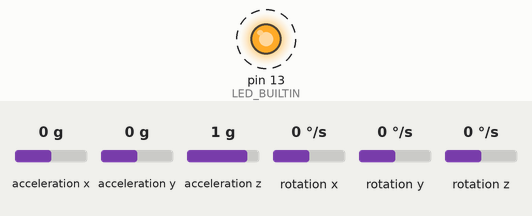
A sketch run on a simulated Arduino Leonardo, built with avr-gcc and run on an emulated ATmega32U4. On the bench: output pins drawn as LEDs (lit = HIGH). Wiring (inferred from the names in the program): MPU-6050 motion sensor at I2C address 0x68. Dashed ring = blinking. Inputs (shaded band) come from the test bench; at power-on: acceleration x 0 g, acceleration y 0 g, acceleration z 1 g, rotation x 0 °/s, rotation y 0 °/s, rotation z 0 °/s. Pins used as bus, display or sensor lines are not drawn; what the sketch prints to the serial monitor is not drawn.

Above: at 11.4 s.
Timing chart, 0 to 14.2 s (numbered marks = the images above):
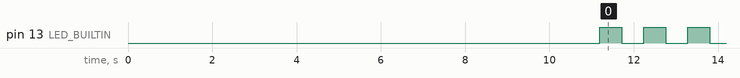

Measured:
- by itself, pin 13 (LED_BUILTIN): alternates HIGH for 0.52 s and LOW for 0.52 s

The sketch:

EIM_XiaoSensorsBT.ino
```cpp
#include <Wire.h>

// Define constants
constexpr int GAIN_128 = 25;                    // Gain setting for the HX711
constexpr int GAIN_64 = 27;                     // Gain setting for the HX711
constexpr int DOUT_PIN = 0;                     // digital output pin for the HX711 data
constexpr int SCK_PIN = 1;                      // Serial Clock Input pin for the HX711
constexpr float CALIBRATION_SLOPE = -1.6417018914310938e-07;
constexpr float CALIBRATION_INTERCEPT = 1.2531342914214711;
constexpr int GYRO_CALIBRATION_STEPS = 2000;    // number of steps for gyroscope calibration
constexpr int TORQUE_CALIBRATION_STEPS = 100;   // number of steps for torque calibration

float RateRoll, RatePitch, RateYaw;
float AccX, AccY, AccZ;
int RateCalibrationNumber;
float RateCalibrationRoll, RateCalibrationPitch, RateCalibrationYaw;
float RateCalibrationAccX, RateCalibrationAccY, RateCalibrationAccZ;
bool MPU6050_status;
float HX711_offset = 0;
unsigned long lastBlinkTime = 0; // Track the last time the LED was toggled
const unsigned long blinkInterval = 500; // Blink interval in milliseconds

// Low Pass Filter implementation
template <int ORDER> // ORDER is 1 or 2
class LowPass
{
  private:
    float a[ORDER];
    float b[ORDER + 1];
    float omega0;
    float dt;
    bool adapt;
    float tn1 = 0;
    float x[ORDER + 1]; // Raw values
    float y[ORDER + 1]; // Filtered values

  public:
    LowPass(float f0, float fs, bool adaptive) {
      // f0: cutoff frequency (Hz)
      // fs: sample frequency (Hz)
      // adaptive: boolean flag, if set to 1, the code will automatically set
      // the sample frequency based on the time history.

      omega0 = 6.28318530718 * f0;
      dt = 1.0 / fs;
      adapt = adaptive;
      tn1 = -dt;
      for (int k = 0; k < ORDER + 1; k++) {
        x[k] = 0;
        y[k] = 0;
      }
      setCoef();
    }

    void setCoef() {
      if (adapt) {
        float t = micros() / 1.0e6;
        dt = t - tn1;
        tn1 = t;
      }

      float alpha = omega0 * dt;
      if (ORDER == 1) {
        a[0] = -(alpha - 2.0) / (alpha + 2.0);
        b[0] = alpha / (alpha + 2.0);
        b[1] = alpha / (alpha + 2.0);
      }
      if (ORDER == 2) {
        float alphaSq = alpha * alpha;
        float beta[] = {1, sqrt(2), 1};
        float D = alphaSq * beta[0] + 2 * alpha * beta[1] + 4 * beta[2];
        b[0] = alphaSq / D;
        b[1] = 2 * b[0];
        b[2] = b[0];
        a[0] = -(2 * alphaSq * beta[0] - 8 * beta[2]) / D;
        a[1] = -(beta[0] * alphaSq - 2 * beta[1] * alpha + 4 * beta[2]) / D;
      }
    }

    float filt(float xn) {
      // Provide me with the current raw value: x
      // I will give you the current filtered value: y
      if (adapt) {
        setCoef(); // Update coefficients if necessary
      }
      y[0] = 0;
      x[0] = xn;
      // Compute the filtered values
      for (int k = 0; k < ORDER; k++) {
        y[0] += a[k] * y[k + 1] + b[k] * x[k];
      }
      y[0] += b[ORDER] * x[ORDER];

      // Save the historical values
      for (int k = ORDER; k > 0; k--) {
        y[k] = y[k - 1];
        x[k] = x[k - 1];
      }

      // Return the filtered value
      return y[0];
    }
};

// Filter instance
LowPass<2> lpRateRoll(5, 1e2, true);
LowPass<2> lpRatePitch(5, 1e2, true);
LowPass<2> lpRateYaw(5, 1e2, true);
LowPass<2> lpAccX(5, 1e2, true);
LowPass<2> lpAccY(5, 1e2, true);
LowPass<2> lpAccZ(5, 1e2, true);

void setup() {
  // Set the LED pin mode
  pinMode(LED_BUILTIN, OUTPUT);

  // Set the HX711 pin modes
  pinMode(DOUT_PIN, INPUT);
  pinMode(SCK_PIN, OUTPUT);

  //Initialize serial at 57600 baud and wait for port to open:
  Serial.begin(57600);
  delay(1500);

  // Initialize Serial1 for communication with HC-05
  Serial1.begin(9600);

  // Set the I2C clock speed and initialize the I2C interface
  Wire.setClock(400000);
  Wire.begin();

  // Initialize the MPU-6050
  Serial.println("Initialize the MPU-6050"); Serial1.println("Initialize the MPU-6050");
  Wire.beginTransmission(0x68);
  Wire.write(0x6B);
  Wire.write(0x00);
  Wire.endTransmission();

  // Calibrate the Gyroscope
  Serial.println("Calibrate the Gyroscope"); Serial1.println("Calibrate the Gyroscope");
  for (RateCalibrationNumber = 0;
       RateCalibrationNumber < GYRO_CALIBRATION_STEPS;
       RateCalibrationNumber++) {
    MPU_signals();
    RateCalibrationRoll += RateRoll;
    RateCalibrationPitch += RatePitch;
    RateCalibrationYaw += RateYaw;
  }
  RateCalibrationRoll /= GYRO_CALIBRATION_STEPS;
  RateCalibrationPitch /= GYRO_CALIBRATION_STEPS;
  RateCalibrationYaw /= GYRO_CALIBRATION_STEPS;

  // Calibrate HX711
  Serial.println("Calibrate the HX711"); Serial1.println("Calibrate the HX711");
  float sum = 0;
  for (int i = 0; i < TORQUE_CALIBRATION_STEPS; i++) {
    sum += readHX711();
  }
  HX711_offset = sum / TORQUE_CALIBRATION_STEPS;
  Serial.println("HX711 offset value: " + String(HX711_offset));
  Serial1.println("HX711 offset value: " + String(HX711_offset));
}

void loop() {
  //  unsigned long startMillis = millis(); // Start time

  // Check the connection status of the MPU-6050
  Wire.beginTransmission(0x68);
  Wire.write(0x75); // WHO_AM_I register
  Wire.endTransmission();
  Wire.requestFrom(0x68, 1);
  uint8_t mpu6050_id = Wire.read();

  // Only attempt to read from the MPU-6050 if it is connected
  if (mpu6050_id == 0x68) {
    // Call the function to read data from the MPU-6050
    MPU_signals();
    RateRoll -= RateCalibrationRoll;
    RatePitch -= RateCalibrationPitch;
    RateYaw -= RateCalibrationYaw;
    MPU6050_status = true;
  } else {
    Serial.println("MPU6050 not connected");
    Serial1.println("MPU6050 not connected");
    // Set default sensor data
    RateRoll = 0;
    RatePitch = 0;
    RateYaw = 0;
    AccX = 0;
    AccY = 0;
    AccZ = 0;
    MPU6050_status = false;
  }

  // Get torque in Ncm
  float Torque = readHX711() * 1E2;

  // Print the data to the Serial port
  Serial.println(String(RateRoll)  + "," +
                 String(RatePitch) + "," +
                 String(RateYaw)   + "," +
                 String(AccX)      + "," +
                 String(AccY)      + "," +
                 String(AccZ)      + "," +
                 String(Torque));

  // Print the data to the Serial1 port for Bluetooth
  Serial1.println(String(RateRoll)  + "," +
                  String(RatePitch) + "," +
                  String(RateYaw)   + "," +
                  String(AccX)      + "," +
                  String(AccY)      + "," +
                  String(AccZ)      + "," +
                  String(Torque));

  // Check if it's time to blink the LED
  if (millis() - lastBlinkTime >= blinkInterval) {
    // Save the last time the LED was toggled
    lastBlinkTime = millis();

    // Read the current state of the LED
    int ledState = digitalRead(LED_BUILTIN);

    // If the LED is off, turn it on. If it's on, turn it off.
    digitalWrite(LED_BUILTIN, !ledState);
  }

  //  unsigned long endMillis = millis(); // End time
  //  unsigned long elapsedTime = endMillis - startMillis; // Calculate elapsed time
  //  Serial.println("Time taken to read from MPU-6050: " + String(elapsedTime) + " ms"); // Print the time taken
}

float readHX711() {
  unsigned long data = 0;
  uint8_t dout;

  while (digitalRead(DOUT_PIN)) {} // wait until value is available
  for (uint8_t i = 0; i < GAIN_128; i++) { //highest Gain
    //delayMicroseconds(1); // uncomment for fast MCUs
    digitalWrite(SCK_PIN, 1);
    //delayMicroseconds(1); // uncomment for fast MCUs
    digitalWrite(SCK_PIN, 0);
    if (i < (24)) {
      dout = digitalRead(DOUT_PIN);
      data = (data << 1) | dout;
    }
  }
  data = data ^ 0x800000; // flip bit 23
  float HX711_readings = (float)data;
  float Torque = CALIBRATION_SLOPE * HX711_readings + CALIBRATION_INTERCEPT - HX711_offset;
  return Torque;
}

// Function to power down the HX711 (sleep mode)
void powerDown() {
  digitalWrite(SCK_PIN, LOW);
  digitalWrite(SCK_PIN, HIGH);
}

// Function to power up the HX711
void powerUp() {
  digitalWrite(SCK_PIN, LOW);
}

// Function to read gyro and accelerometer signals from the MPU-6050
void MPU_signals(void) {
  // Configure the accelerometer full-scale range
  Wire.beginTransmission(0x68);
  Wire.write(0x1C);
  Wire.write(0x10);
  uint8_t error = Wire.endTransmission();

  // Check connection to MPU-6050
  if (error != 0) {
    Serial.println("Error ocurred reading MPU6050");
    // Set default sensor data
    RateRoll = 0;
    RatePitch = 0;
    RateYaw = 0;
    AccX = 0;
    AccY = 0;
    AccZ = 0;
    MPU6050_status = false;
  }
  else {
    MPU6050_status = true;

    // Request accelerometer data from the MPU-6050
    Wire.beginTransmission(0x68);
    Wire.write(0x3B);
    Wire.endTransmission();
    Wire.requestFrom(0x68, 6);

    // Read accelerometer data and store it in variables
    int16_t AccXLSB = Wire.read() << 8 | Wire.read();
    int16_t AccYLSB = Wire.read() << 8 | Wire.read();
    int16_t AccZLSB = Wire.read() << 8 | Wire.read();

    // Configure the gyroscope full-scale range
    Wire.beginTransmission(0x68);
    Wire.write(0x1B);
    Wire.write(0x08);
    Wire.endTransmission();

    // Request gyroscope data from the MPU-6050
    Wire.beginTransmission(0x68);
    Wire.write(0x43);
    Wire.endTransmission();
    Wire.requestFrom(0x68, 6);

    // Read gyroscope data and store it in variables
    int16_t GyroX = Wire.read() << 8 | Wire.read();
    int16_t GyroY = Wire.read() << 8 | Wire.read();
    int16_t GyroZ = Wire.read() << 8 | Wire.read();

    // Convert raw gyroscope data to degrees per second
    RateRoll = (float)GyroX / 65.5;
    RatePitch = (float)GyroY / 65.5;
    RateYaw = (float)GyroZ / 65.5;

    // Compute the filtered signals
    RateRoll = lpRateRoll.filt(RateRoll);
    RatePitch = lpRatePitch.filt(RatePitch);
    RateYaw = lpRateYaw.filt(RateYaw);

    // Convert raw accelerometer data to g
    AccX = (float)AccXLSB / 4096 * 9.81;
    AccY = (float)AccYLSB / 4096 * 9.81;
    AccZ = (float)AccZLSB / 4096 * 9.81;

    // Compute the filtered signals
    AccX = lpAccX.filt(AccX);
    AccY = lpAccY.filt(AccY);
    AccZ = lpAccZ.filt(AccZ);
  }
}
```
